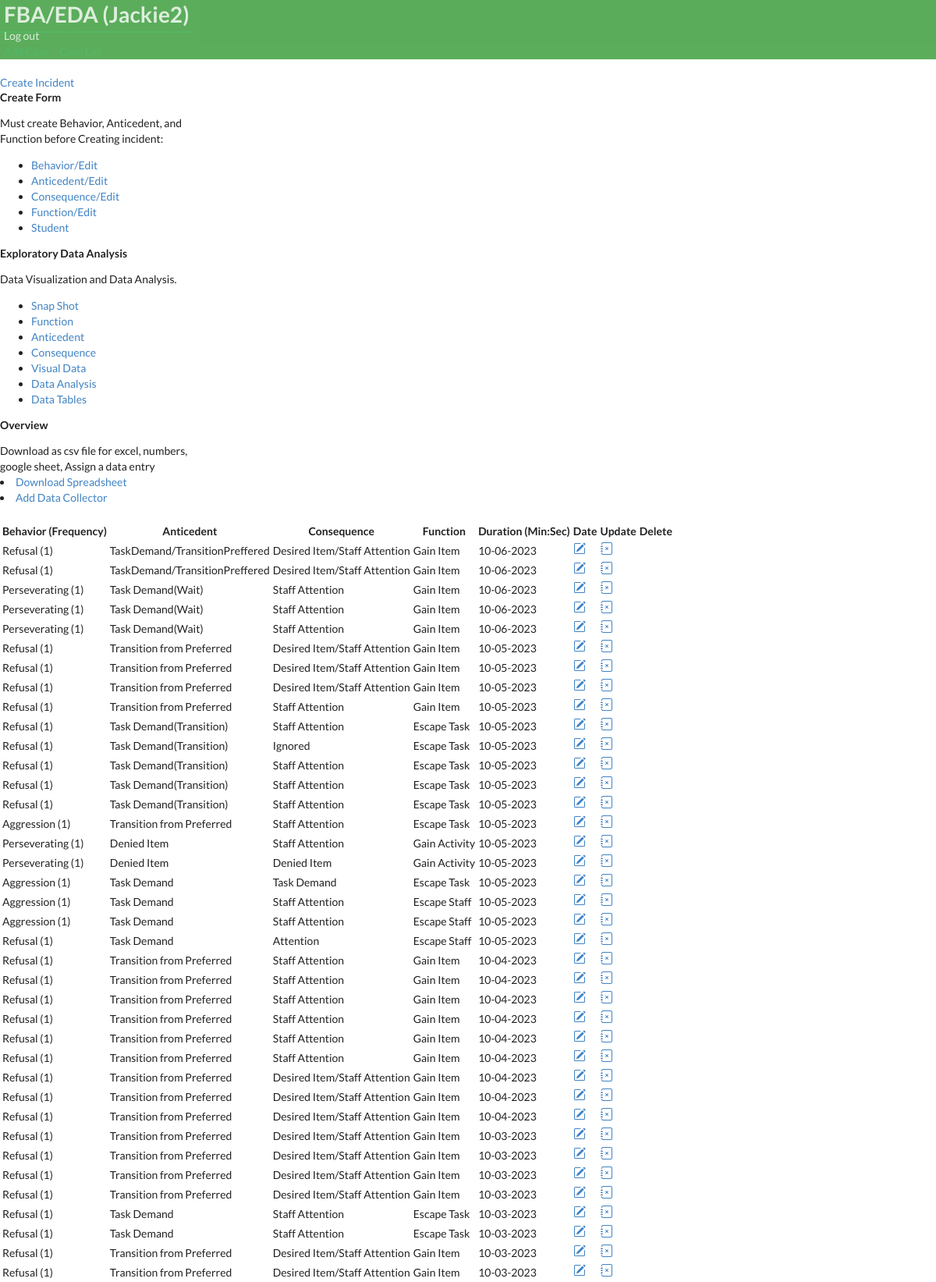
The app's page /dashboard/6/ (signed in, upper part) with its own data.
### bip/models.py (models this page shows, shortened)
class Case(models.Model):
        student= models.ForeignKey(Student,on_delete=models.CASCADE)
        behavior = models.ForeignKey(Behavior, on_delete=models.CASCADE)
        user = models.ForeignKey(User, on_delete=models.CASCADE, default=None)
        anticedent = models.ForeignKey(Anticedent,on_delete=models.CASCADE)
        function = models.ForeignKey(Function,on_delete=models.CASCADE)
        consequence = models.ForeignKey(Consequence,on_delete=models.CASCADE)
        date_created = models.DateField(null=True, blank=True, default=timezone.now)
        duration = models.PositiveIntegerField(null=True, blank=True, verbose_name='Duration')
        time = models.TimeField(null=True, blank=True)
        frequency = models.PositiveIntegerField(null=True, blank=True, verbose_name='Frequency')
        context = models.CharField(max_length=200,verbose_name= 'Context', null=True, blank=True)
        class Meta:
            ordering = ['-date_created']

class Behavior(models.Model):
        behaviorincident = models.CharField(max_length=30,verbose_name= 'Behavior')
        behavior_definition = models.CharField(null=True, blank=True, max_length=1000,verbose_name= 'Behavior Definition')
        student= models.ForeignKey(Student,on_delete=models.CASCADE)
        user = models.ForeignKey(User, on_delete=models.CASCADE,  default=None)
        def __str__(self):
          return self.behaviorincident

class Anticedent(models.Model):
        anticedentincident = models.CharField(max_length=50,verbose_name= 'Anticedent', null=True, blank=True)
        student= models.ForeignKey(Student,on_delete=models.CASCADE)
        anticedent_definition = models.CharField(null=True, blank=True, max_length=1000)
        user = models.ForeignKey(User, on_delete=models.CASCADE,  default=None)
        def __str__(self):
          return self.anticedentincident

class Consequence(models.Model):
        behaviorconsequence = models.CharField(max_length=30, null=True, blank=True,verbose_name= 'Consequence')
        student= models.ForeignKey(Student,on_delete=models.CASCADE)
        user = models.ForeignKey(User, on_delete=models.CASCADE,  default=None)
        def __str__(self):
          return self.behaviorconsequence

class Function(models.Model):
        behaviorfunction = models.CharField(max_length=30, null=True, blank=True,verbose_name= 'Function')
        student= models.ForeignKey(Student,on_delete=models.CASCADE)
        user = models.ForeignKey(User, on_delete=models.CASCADE,  default=None)
        def __str__(self):
          return self.behaviorfunction

### bip/views.py (the view)
# urls.py: path('dashboard/<pk>/', views.dashboard, name='dashboard'),
@login_required(login_url='case_manager_login')
@user_passes_test(is_case_manager)
def dashboard(request, pk):
    student = get_object_or_404(Student, pk=pk)
    student_behaviors = student.case_set.all()
    student_duration = Case.objects.filter(student__id=pk).values('duration')
    firstduration = student_duration.first()
    behavior = Behavior.objects.all()
    context = {
    'student_behaviors':student_behaviors,
    "student":student,
    'student_duration':student_duration,
    'firstduration':firstduration,
               }
    return render(request, 'bip/dashboard.html',context, )

### bip/context_processors.py (called while the page is built)
def user_context(request):
    user = get_user(request)
    return {'user': user}

### bip/views.py (called while the page is built)
def is_case_manager(user):
    return user.groups.filter(name='CASE MANAGER').exists()

### bip/templates/bip/dashboard.html (shortened to what this page needs)
{% extends 'partials/base.html' %}
{% block content %}
<br>
<div class="container">
  <a class="btn btn-outline-info btn-sm btn-block" href="{% url 'bip:create_incident' student.id %}"
        >Create Incident</a>
<br/>
<div class="row">
  <div class="col-md">
    <div class="card card" style="width: 18rem;">
      <div class="card-body">
        <h5 class="card-title">Create Form</h5>
        <p class="card-text">Must create Behavior, Anticedent, and Function  before Creating incident:</p>
              <ul class="list-group list-group-flush">
                      <li class="list-group-item"><a  href="{% url 'bip:create_behavior' student.id %}" class="card-link">Behavior/</a><a href="{% url 'bip:edit_behavior' student.id %}" >Edit</a></li>
                      <li class="list-group-item"><a href="{% url 'bip:create_anticedent' student.id %}" class="card-link">Anticedent/</a><a href="{% url 'bip:edit_anticedent' student.id %}">Edit</a></li>
                      <li class="list-group-item"><a href="{% url 'bip:create_consequence' student.id %}" class="card-link">Consequence/</a><a href="{% url 'bip:edit_consequence' student.id %}">Edit</a></li>
                      <li class="list-group-item"><a  href="{% url 'bip:create_function' student.id %}" class="card-link">Function/</a><a  href="{% url 'bip:edit_function' student.id %}">Edit</a></li>
                      <li class="list-group-item"><a  href="{% url 'bip:student_profile' student.id %}" class="card-link">Student</a></li>
              </ul>
    </div>
  </div>
</div>
  <div class="col-md">
    <div class="card card" style="width: 18rem;">
      <div class="card-body">
        <h5 class="card-title">Exploratory Data Analysis</h5>
        <p class="card-text"> Data Visualization and Data Analysis.</p>
      </div>
      <ul class="list-group list-group-flush">
        <li class="list-group-item"><a href="{% url 'bip:snapshot' student.id %}" class="card-link">Snap Shot</a></li>
        <li class="list-group-item"><a href="{% url 'bip:function' student.pk %}" class="card-link">Function</a></li>
        <li class="list-group-item"><a href="{% url 'bip:anticedent' student.pk %}" class="card-link">Anticedent</a></li>
        <li class="list-group-item"><a href="{% url 'bip:consequence' student.pk %}" class="card-link">Consequence</a></li>
        <li class="list-group-item"><a a href="{% url 'bip:chart' student.id %}" class="card-link">Visual Data</a></li>
       <li class="list-group-item"><a a href="{% url 'bip:filter_data' student.id %}" class="card-link">Data Analysis</a></li>
       <li class="list-group-item"><a a href="{% url 'bip:raw_data' student.id %}" class="card-link">Data Tables</a></li>
      </ul>
    </div>
  </div>
  <div class="col-md">
    <div class="card card" style="width: 18rem;">
      <div class="card-body">
        <h5 class="card-title">Overview</h5>
        <p class="card-text">Download as csv file for excel, numbers, google sheet, Assign a data entry</p>
      </div>
        <li class="list-group-item"><a href="{% url 'bip:export' student.id %}" class="card-link">Download Spreadsheet</a></li>
       <li class="list-group-item"><a  href="{% url 'bip:assign_data_entry' student.id %}">Add Data Collector</a></li>
    </div>
  </div>
</div>
<br>
<div class="row">
  <div class="col-md">
    <div class="card card-body">
      <table class="table table-striped">
        <tr>
          <th>Behavior (Frequency)</th>
          <th>Anticedent</th>
          <th>Consequence</th>
          <th>Function</th>
          {% for info in firstduration %}
          <th>Duration (Min:Sec)</th>
            {% endfor%}
          <th>Date</th>
          <th>Update</th>
          <th>Delete</th>
        </tr>
        {% for incident in student_behaviors %}
        <tr>
          <td>{{incident.behavior }}
            ({{incident.frequency }})</td>
          <td>{{incident.anticedent}}</td>
          <td>{{incident.consequence}}</td>
          <td>{{incident.function}}</td>
          <td>{{incident.date_created|date:'m-d-Y'}}</td>
          <td> <a class="btn btn-warning" href="{% url 'bip:updatepost' pk=incident.pk student_id=incident.student_id %}" ></a></td>
          <td> <a class="btn btn-danger" href="{% url 'bip:delete_post' pk=incident.pk  %}"></a></td>
           {% endfor%}
        </tr>
      </table>
    </div>
  </div>
</div>
</div>
{% endblock %}

### bip/templates/partials/base.html (shortened to what this page needs)
{% load static %}
<!DOCTYPE html>
<html lang="en">
  <head>
    <link
      rel="stylesheet"
      href="https://cdn.jsdelivr.net/npm/bootstrap@4.6.1/dist/css/bootstrap.min.css"integrity="sha384-zCbKRCUGaJDkqS1kPbPd7TveP5iyJE0EjAuZQTgFLD2ylzuqKfdKlfG/eSrtxUkn"crossorigin="anonymous"
    />
    <link rel="stylesheet" type='text/css' href="https://cdnjs.cloudflare.com/ajax/libs/semantic-ui/2.2.14/semantic.min.css">
    <link rel="stylesheet" type="text/css" href="{% static 'css/style.css' %} ">
  </head>
  <body>
    {% load crispy_forms_tags %}
    {% include 'partials/nav.html'%} {% block content %} {% endblock %}
  </body>
</html>

### bip/templates/partials/nav.html (shortened to what this page needs)
  <nav class="navbar navbar-dark ">
          <div class="navbar navbar-expand-lg">
                    {% if user.is_authenticated  %}
                    <div class="navbar-new">
                    <h1 class="logo"> <a class="colorwhite" href="">FBA/EDA ({{ user.username }})</a></h1>
          </div>
              <a class='colorwhite' class="nav-item nav-link" href="{% url 'bip:logout' %}"  >Log out</a>
          </div>
          <div class="navbar-nav ml-auto">
              <a class="nav-item nav-link" href="{% url 'bip:create_student' %}">Add Case</a>
              <a class="nav-item nav-link" href="{% url 'bip:for_user' username=user.username %}">Case List</a>
          </div>
        {% endif %}
</nav>

### staticfiles/static_cdn/static_root/css/style.css (style rules this page uses)
body { background: white; }
.navbar { opacity: 0.8; transition: 0.5s; background-color: #393; color: white; opacity: 0.8; transition: 0.5s; }
.navbar .colorwhite { color: white; ; text-decoration: none; padding: 5px; }
.nav-link { color: #28a745; text-decoration: none; padding: 5px; }

### records on screen
Case: behavior "Refusal", frequency "1", anticedent "TaskDemand/TransitionPreffered", consequence "Desired Item/Staff Attention", function "Gain Item", date_created "10-06-2023"
Case: behavior "Refusal", frequency "1", anticedent "TaskDemand/TransitionPreffered", consequence "Desired Item/Staff Attention", function "Gain Item", date_created "10-06-2023"
Case: behavior "Perseverating", frequency "1", anticedent "Task Demand(Wait)", consequence "Staff Attention", function "Gain Item", date_created "10-06-2023"
Case: behavior "Perseverating", frequency "1", anticedent "Task Demand(Wait)", consequence "Staff Attention", function "Gain Item", date_created "10-06-2023"
Case: behavior "Perseverating", frequency "1", anticedent "Task Demand(Wait)", consequence "Staff Attention", function "Gain Item", date_created "10-06-2023"
Case: behavior "Refusal", frequency "1", anticedent "Transition from Preferred", consequence "Desired Item/Staff Attention", function "Gain Item", date_created "10-05-2023"
Case: behavior "Refusal", frequency "1", anticedent "Transition from Preferred", consequence "Desired Item/Staff Attention", function "Gain Item", date_created "10-05-2023"
Case: behavior "Refusal", frequency "1", anticedent "Transition from Preferred", consequence "Desired Item/Staff Attention", function "Gain Item", date_created "10-05-2023"
Case: behavior "Refusal", frequency "1", anticedent "Transition from Preferred", consequence "Staff Attention", function "Gain Item", date_created "10-05-2023"
Case: behavior "Refusal", frequency "1", anticedent "Task Demand(Transition)", consequence "Staff Attention", function "Escape Task", date_created "10-05-2023"
Case: behavior "Refusal", frequency "1", anticedent "Task Demand(Transition)", consequence "Ignored", function "Escape Task", date_created "10-05-2023"
Case: behavior "Refusal", frequency "1", anticedent "Task Demand(Transition)", consequence "Staff Attention", function "Escape Task", date_created "10-05-2023"
Case: behavior "Refusal", frequency "1", anticedent "Task Demand(Transition)", consequence "Staff Attention", function "Escape Task", date_created "10-05-2023"
Case: behavior "Refusal", frequency "1", anticedent "Task Demand(Transition)", consequence "Staff Attention", function "Escape Task", date_created "10-05-2023"
Case: behavior "Aggression", frequency "1", anticedent "Transition from Preferred", consequence "Staff Attention", function "Escape Task", date_created "10-05-2023"
Case: behavior "Perseverating", frequency "1", anticedent "Denied Item", consequence "Staff Attention", function "Gain Activity", date_created "10-05-2023"
Case: behavior "Perseverating", frequency "1", anticedent "Denied Item", consequence "Denied Item", function "Gain Activity", date_created "10-05-2023"
Case: behavior "Aggression", frequency "1", anticedent "Task Demand", consequence "Task Demand", function "Escape Task", date_created "10-05-2023"
Case: behavior "Aggression", frequency "1", anticedent "Task Demand", consequence "Staff Attention", function "Escape Staff", date_created "10-05-2023"
Case: behavior "Aggression", frequency "1", anticedent "Task Demand", consequence "Staff Attention", function "Escape Staff", date_created "10-05-2023"
Case: behavior "Refusal", frequency "1", anticedent "Task Demand", consequence "Attention", function "Escape Staff", date_created "10-05-2023"
Case: behavior "Refusal", frequency "1", anticedent "Transition from Preferred", consequence "Staff Attention", function "Gain Item", date_created "10-04-2023"
Case: behavior "Refusal", frequency "1", anticedent "Transition from Preferred", consequence "Staff Attention", function "Gain Item", date_created "10-04-2023"
Case: behavior "Refusal", frequency "1", anticedent "Transition from Preferred", consequence "Staff Attention", function "Gain Item", date_created "10-04-2023"
Case: behavior "Refusal", frequency "1", anticedent "Transition from Preferred", consequence "Staff Attention", function "Gain Item", date_created "10-04-2023"
Case: behavior "Refusal", frequency "1", anticedent "Transition from Preferred", consequence "Staff Attention", function "Gain Item", date_created "10-04-2023"
Case: behavior "Refusal", frequency "1", anticedent "Transition from Preferred", consequence "Staff Attention", function "Gain Item", date_created "10-04-2023"
Case: behavior "Refusal", frequency "1", anticedent "Transition from Preferred", consequence "Desired Item/Staff Attention", function "Gain Item", date_created "10-04-2023"
Case: behavior "Refusal", frequency "1", anticedent "Transition from Preferred", consequence "Desired Item/Staff Attention", function "Gain Item", date_created "10-04-2023"
Case: behavior "Refusal", frequency "1", anticedent "Transition from Preferred", consequence "Desired Item/Staff Attention", function "Gain Item", date_created "10-04-2023"
Case: behavior "Refusal", frequency "1", anticedent "Transition from Preferred", consequence "Desired Item/Staff Attention", function "Gain Item", date_created "10-03-2023"
Case: behavior "Refusal", frequency "1", anticedent "Transition from Preferred", consequence "Desired Item/Staff Attention", function "Gain Item", date_created "10-03-2023"
Case: behavior "Refusal", frequency "1", anticedent "Transition from Preferred", consequence "Desired Item/Staff Attention", function "Gain Item", date_created "10-03-2023"
Case: behavior "Refusal", frequency "1", anticedent "Transition from Preferred", consequence "Desired Item/Staff Attention", function "Gain Item", date_created "10-03-2023"
Case: behavior "Refusal", frequency "1", anticedent "Task Demand", consequence "Staff Attention", function "Escape Task", date_created "10-03-2023"
Case: behavior "Refusal", frequency "1", anticedent "Task Demand", consequence "Staff Attention", function "Escape Task", date_created "10-03-2023"
Case: behavior "Refusal", frequency "1", anticedent "Transition from Preferred", consequence "Desired Item/Staff Attention", function "Gain Item", date_created "10-03-2023"
Case: behavior "Refusal", frequency "1", anticedent "Transition from Preferred", consequence "Desired Item/Staff Attention", function "Gain Item", date_created "10-03-2023"

### other values on screen
{{ user.username }} "Jackie2"
